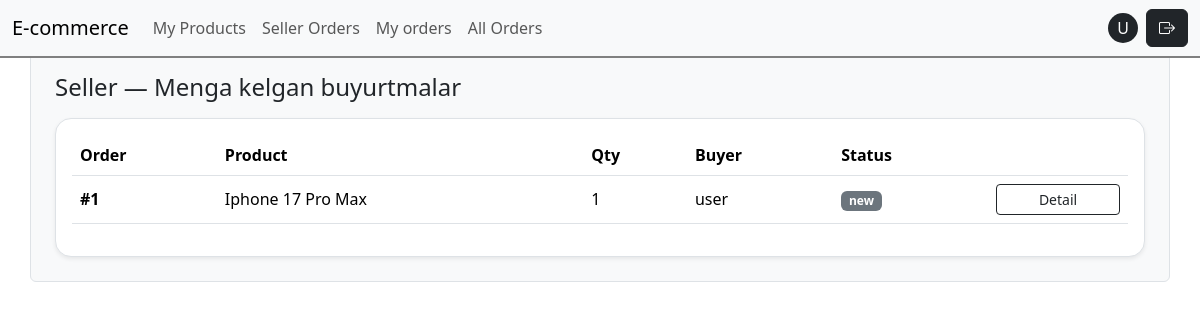
Before: /seller/orders/ (signed in) with the older database file.
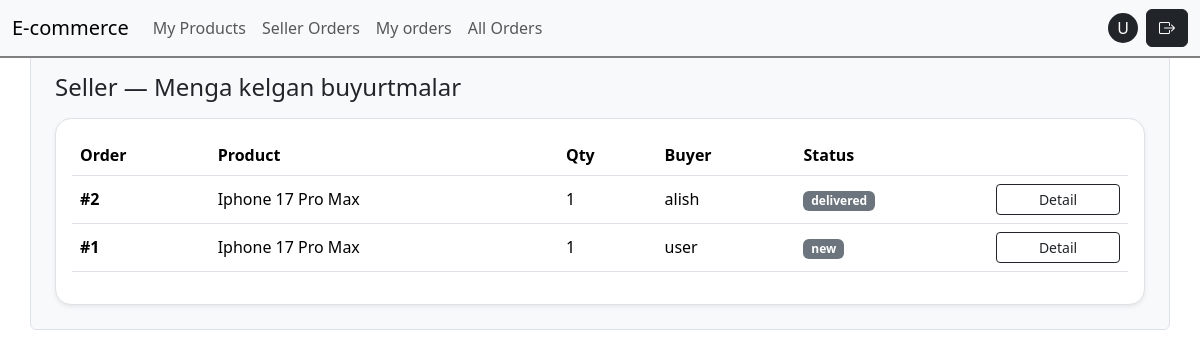
After: the same page with the newer database file.
### accounts/models.py (models this page shows, shortened)
class User(AbstractUser):
    class Role(models.TextChoices):
        BUYER = "BUYER", "Buyer"
        SELLER = "SELLER", "Seller"
    role = models.CharField(
        choices=Role.choices,
        default=Role.BUYER
    )
    image = models.ImageField(upload_to="avatars/", null=True, blank=True)
    phone_number = models.CharField(max_length=13, help_text="+998998889911")
    address = models.CharField(max_length=255)

### orders/models.py (models this page shows, shortened)
class OrderItem(models.Model):
   STATUS_NEW = "new"  # yangi buyurtma
   STATUS_PROCESSING = "processing"  # tayyorlanmoqda
   STATUS_DELIVERED = "delivered"  # yetkazildi
   STATUS_CANCELED = "canceled"  # bekor qilindi
   STATUS_CHOICES = [
       (STATUS_NEW, "New"),
       (STATUS_PROCESSING, "Processing"),
       (STATUS_DELIVERED, "Delivered"),
       (STATUS_CANCELED, "Canceled"),
   ]
   order = models.ForeignKey(  # qaysi orderga tegishli
       Order, on_delete=models.CASCADE, related_name="items")
   status = models.CharField(max_length=20, choices=STATUS_CHOICES, default=STATUS_NEW)  # order holati
   product = models.ForeignKey(Product,
       on_delete=models.PROTECT,  # order bo‘lsa product o‘chib ketmasin (tarix saqlansin)
       related_name="order_items")
   seller = models.ForeignKey(  # buyurtma qaysi sotuvchiga borishini ajratish uchun
       settings.AUTH_USER_MODEL,
       on_delete=models.PROTECT,
       related_name="sold_items")
   qty = models.PositiveIntegerField(default=1)  # soni
   unit_price = models.DecimalField(max_digits=12, decimal_places=2, default=Decimal("0.00"))  # bitta narx

class Order(models.Model):
   user = models.ForeignKey(  # buyurtma egasi (xaridor)
       settings.AUTH_USER_MODEL,
       on_delete=models.CASCADE,
       related_name="orders"
   )
   full_name = models.CharField(max_length=120)  # checkoutdagi ism-familiya
   phone = models.CharField(max_length=30)  # telefon
   address = models.TextField()  # manzil (sodda variant)
   delivery_method = models.CharField(max_length=50, default="standard")  # yetkazish turi
   note = models.TextField(blank=True)  # izoh (ixtiyoriy)
   created_at = models.DateTimeField(auto_now_add=True)  # yaratilgan vaqt

### catalog/models.py (models this page shows, shortened)
class Product(models.Model):
   seller = models.ForeignKey(settings.AUTH_USER_MODEL, on_delete=models.CASCADE, related_name='products')
   category = models.ForeignKey(Category, on_delete=models.SET_NULL,null=True, blank=True, related_name="products" )
   name = models.CharField(max_length=200)
   slug = models.SlugField(max_length=220, unique=True)
   price = models.DecimalField(max_digits=12, decimal_places=2)
   short_description = models.CharField(max_length=255, blank=True)
   description = models.TextField(blank=True)
   stock = models.PositiveIntegerField(default=0)
   is_active = models.BooleanField(default=True)
   main_image = models.ImageField(upload_to="products/main/", blank=True, null=True)
   created_at = models.DateTimeField(auto_now_add=True)

### orders/views.py (the view)
# urls.py: path("seller/orders/", views.SellerOrderItemListView.as_view(), name="seller_order_items"),
class SellerOrderItemListView(SellerRequiredMixin, ListView):
   model = OrderItem
   template_name = "orders/seller/order_items.html"
   context_object_name = "items"
   paginate_by = 20
   def get_queryset(self):
       return (
           OrderItem.objects
           .filter(seller=self.request.user)
           .select_related("order", "product", "order__user")  # buyer info uchun
           .order_by("-order__created_at")
       )

### catalog/mixins.py (called while the page is built)
    def test_func(self):
        user = self.request.user
        return user.is_authenticated and getattr(user , "role", None) == 'SELLER'

### templates/orders/seller/order_items.html (shortened to what this page needs)
{% extends "base.html" %}
{% block body %}
<div class="container bg-light border rounded p-4 my-5">
  <h1 class="h4 mb-3">Seller — Menga kelgan buyurtmalar</h1>
<div class="card shadow-sm border rounded-4">
 <div class="card-body">
   {% if items %}
     <div class="table-responsive">
       <table class="table align-middle"><thead><tr>
             <th>Order</th>
             <th>Product</th>
             <th>Qty</th>
             <th>Buyer</th>
             <th>Status</th>
             <th style="width:140px;"></th>
           </tr></thead><tbody>
           {% for it in items %}
             <tr>
               <td class="fw-semibold">#{{ it.order.id }}</td>
               <td>{{ it.product.name }}</td>
               <td>{{ it.qty }}</td>
               <td>{{ it.order.user.username }}</td>
               <td><span class="badge bg-secondary">{{ it.status }}</span></td>
               <td>
                 <a class="btn btn-outline-dark btn-sm w-100"
                    href="{% url 'seller_order_item_detail' it.id %}">
                   Detail
                 </a></td></tr>
           {% endfor %}
         </tbody></table></div>
   {% else %}
     <p class="text-muted mb-0">Hozircha sizga buyurtma yo‘q.</p>
   {% endif %}</div></div>
</div>
{% endblock %}

### templates/base.html (shortened to what this page needs)
{% load static %}
<!DOCTYPE html>
<html lang="en">
<head>
    <link rel="stylesheet" href="https://cdn.jsdelivr.net/npm/bootstrap-icons@1.13.1/font/bootstrap-icons.min.css">
    <link rel="stylesheet" href="{% static 'css/style.css' %}">
    <link href="https://cdn.jsdelivr.net/npm/bootstrap@5.3.8/dist/css/bootstrap.min.css" rel="stylesheet">
</head>
<body class="mb-5">
    {% include 'includes/navbar.html' %}
    {% block body %}
    {% endblock body %}
</body>
</html>

### templates/includes/navbar.html (shortened to what this page needs)
<nav class="navbar navbar-expand-lg bg-body-tertiary">
  <div class="container-fluid">
    <a class="navbar-brand" href="/">E-commerce</a>
    <div class="collapse navbar-collapse" id="navbarSupportedContent">
      <ul class="navbar-nav me-auto mb-2 mb-lg-0">
        {% if request.user.is_authenticated and request.user.role == "SELLER" %}
        <li class="nav-item">
            <a class="nav-link" href="{% url 'seller_products' %}">
              My Products
            </a>
          </li>
          <li class="nav-item">
            <a href="{% url 'seller_order_items' %}" class="nav-link">Seller Orders</a>
          </li>
          {% endif %}
        <li class="nav-item">
          <a href="{% url 'my_orders' %}" class="nav-link">My orders</a>
        </li>
        {% if request.user.is_staff %}
        <li class="nav-item">
          <a class="nav-link" href="{% url 'seller_orders' %}">All Orders</a>
        </li>
        {%endif %}
      </ul>
      <div class="right d-flex justify-content-center align-items-center">
        {% if user.is_authenticated %}
         <a href="{% url 'profile_detail' %}" style="width:30px;height:30px;" class="text-decoration-none mx-2 rounded rounded-circle bg-dark text-white d-flex justify-content-center align-items-center">
                {{ user.username|slice:1|title }}
          </a>
          <form method="post" action="{% url 'logout' %}">
            <button class="btn btn-dark"><i class="bi bi-box-arrow-right"></i></button>
          </form>
          {% else %}
          <a class="btn btn-dark mx-2" href="{% url 'login' %}">Login</a>
          <a class="btn btn-secondary" href="{% url 'signup' %}">Signup</a>
          {%endif%}
      </div>
    </div>
  </div>
</nav>

### static/css/style.css (style rules this page uses)
nav { position: fixed !important; top: 0px !important; left: 0 !important; right: 0 !important; z-index: 1; border-bottom: 2px solid gray; }

Changed rows visible on the page:
added OrderItem: order.id "2", product.name "Iphone 17 Pro Max", qty "1", order.user.username "alish", status "delivered"
